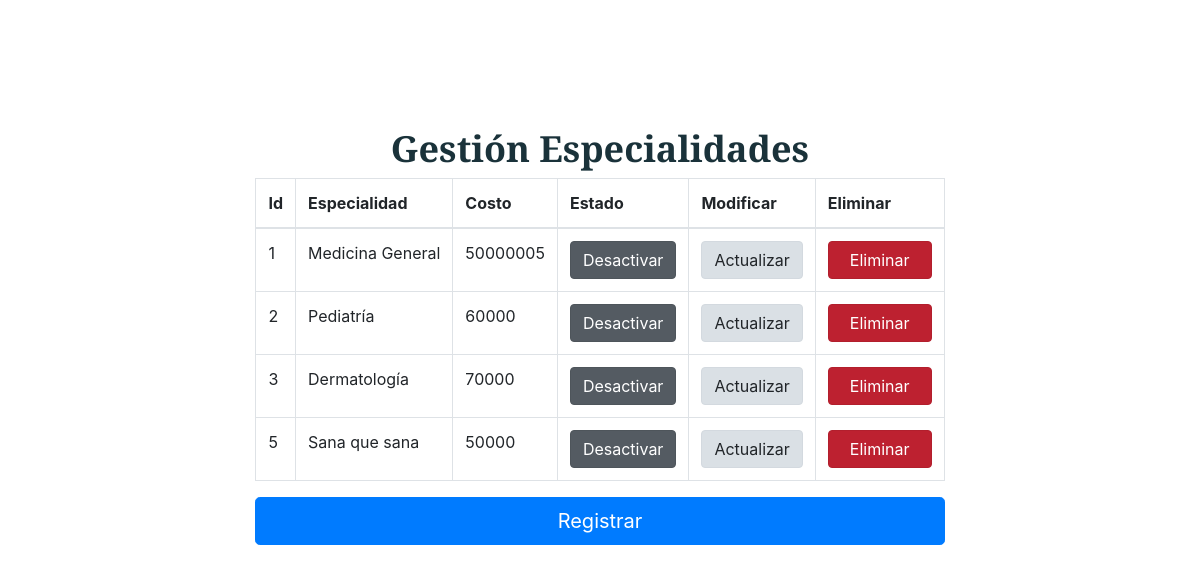
Page /index.php?c=Administrador&a=gestion_espec (signed in) on the committed database.
### tables this page shows
CREATE TABLE `especialidad` (
  `id_especialidad` tinyint(2) NOT NULL,
  `descrip_espec` varchar(30) NOT NULL,
  `costo_espec` int(6) NOT NULL,
  `estado_espec` tinyint(1) NOT NULL,
  `create_espec` datetime NOT NULL DEFAULT current_timestamp()
);

### controllers/Administrador.php (called while the page is built, shortened)
<?php
	class AdministradorController {
		public function __construct(){
			require_once "models/AdministradorModel.php";
		}
		public function gestion_espec(){
			$especialidad = new Administrador_model();
			$data["especialidad"] = $especialidad->get_especialidad();
			require_once "views/administrador/gestion_espec/gestion_espec.php";
		}
	}
?>

### config/database.php (called while the page is built)
<?php
	class Conectar {
		public static function conexion(){
			$conexion = mysqli_connect("localhost", "root", "", "clinica_health_home");
			return $conexion;
		}
	}
?>

### models/AdministradorModel.php (called while the page is built, shortened)
<?php
	class Administrador_model {
		private $db;
		private $especialidad;
		public function __construct(){
			$this->db = Conectar::conexion();
			$this->especialidad = array();
		}
		public function get_especialidad()
		{
			$sql = "SELECT * FROM especialidad";
			$resultado = $this->db->query($sql);
			while($row = $resultado->fetch_assoc())
			{
				$this->especialidad[] = $row;
			}
			return $this->especialidad;
		}
	}
?>

### views/administrador/gestion_espec/gestion_espec.php (the view, shortened to what this page needs)
<!DOCTYPE html>
<html lang="en">
<head>
    <link rel="stylesheet" href="assets/css/estilos.css">
    <link rel="stylesheet" href="https://stackpath.bootstrapcdn.com/bootstrap/4.4.1/css/bootstrap.min.css">
    <link rel="stylesheet" type="text/css" href="https://cdn.datatables.net/v/bs4/dt-1.10.20/datatables.min.css"/>
    <link rel="stylesheet" type="text/css" href="https://cdn.datatables.net/responsive/2.2.3/css/responsive.dataTables.min.css">
</head>
<body>
    <main>
        <div class="container__cover">
            <div class="cover">
                <div class="caja3">
                    <h1>Gestión Especialidades</h1>
                    <div class="row">
                        <div class="col-lg-12">
                            <table id="example" class="table table-bordered  display nowrap" cellspacing="0" width="100%">
                                <thead>
                                    <tr>
                                        <th>Id</th>
                                        <th>Especialidad</th>
                                        <th>Costo</th>
                                        <th>Estado</th>
                                        <th>Modificar</th>
                                        <th>Eliminar</th>
                                    </tr>
                                </thead>
                                <tbody>
                                    <?php foreach ($data["especialidad"] as $dato) {
                                      if($dato["estado_espec"]==1){
                                        $url="index.php?c=Administrador&a=cambio_estado_1_espec&id=";
                                        $boton="class='btn btn-secondary active' role='button' aria-pressed='true'>Desactivar</a>";
                                      }else{
                                        $estado="Inactivo";
                                        $url="index.php?c=Administrador&a=cambio_estado_2_espec&id=";
                                        $boton="class='btn btn-success active' role='button' aria-pressed='true'>&nbsp&nbsp&nbspActivar&nbsp&nbsp&nbsp</a>";
                                      }
                                      echo "<tr>";
                                      echo "<td>".$dato["id_especialidad"]."</td>";
                                      echo "<td>".$dato["descrip_espec"]."</td>";
                                      echo "<td>".$dato["costo_espec"]."</td>";
                                      echo "<td><a href='"."$url".$dato["id_especialidad"]."' ".$boton."</td>";
                                      echo "<td><a href='index.php?c=Administrador&a=actualizar_espec&id=".$dato["id_especialidad"]."' class='btn btn-light active' role='button' aria-pressed='true'>Actualizar</a></td>";
                                      echo "<td><a onclick='eliminar_espec(".$dato["id_especialidad"].")'  class='btn btn-danger active ' role='button' aria-pressed='true'>&nbsp&nbspEliminar&nbsp&nbsp</a>
                                      </td>";
                                      echo "</tr>";
                                    }
                                    ?>
                                </tbody>
                            </table>
                        </div>
                    </div>
                    <a href="index.php?c=Administrador&a=nuevo_espec" class="btn btn-primary btn-lg btn-block" role="button" aria-pressed="true">Registrar</a>
                </div>
            </div>
        </div>
    </main>
</body>
</html>

### index.php (shortened to what this page needs)
<?php
	require_once "config/database.php";
    require_once "core/routes.php";
		if(isset($_GET['c'])){
			$controlador = cargarControlador($_GET['c']);
			if(isset($_GET['a'])){
				if(isset($_GET['id'])){
					cargarAccion($controlador, $_GET['a'], $_GET['id']);
					} else {
					cargarAccion($controlador, $_GET['a']);
				}
				} else {
				cargarAccion($controlador, ACCION_PRINCIPAL);
				}
			}else{
				$controlador = cargarControlador(CONTROLADOR_PRINCIPAL);
				$accionTmp = ACCION_PRINCIPAL;
				$controlador->$accionTmp();
			}
?>

### core/routes.php (shortened to what this page needs)
<?php
	function cargarAccion($controller, $accion, $id = null){
		if(isset($accion) && method_exists($controller, $accion)){
			if($id == null ){
				$controller->$accion();
				} else {
				$controller->$accion($id);
			}
			} else {
			$controller->ACCION_PRINCIPAL();
		}
	}
?>

### assets/css/estilos.css (style rules this page uses)
* { margin: 0; padding: 0; box-sizing: border-box; }
html { height: 100%; }
body { font-family: 'Montserrat', sans-serif; min-height: 100%; }
.container__cover { width: 100%; background-image: white; background-position: right; background-repeat: no-repeat; padding: 21px; }
.cover { max-width: 1200px; height: 100%; margin: auto; display: flex; align-items: center; justify-content: space-between; }
.row { --bs-gutter-x: 1.5rem; --bs-gutter-y: 0; display: flex; flex-wrap: wrap; margin-top: calc(-1 * var(--bs-gutter-y)); margin-right: calc(-0.5 * var(--bs-gutter-x)); margin-left: calc(-0.5 * var(--bs-gutter-x)); flex-direction: row; align-content: stretch; justify-content: center; }
.container__cover .caja3 { max-width: 100%; justify-content: center; margin-left: auto; margin-right: auto; align-content: center; align-items: center; margin-top: 106px; }
.container__cover .caja3 h1 { font-family: 'Merriweather Sans', sans-serif; font-size: 36px; font-weight: 600; text-align: center; color: #1A323A; margin-left: auto; margin-right: auto; }
@media screen and (max-width: 1700px) { .container__cover { background-position: 50%; } }
@media screen and (max-width:1200px) { .container__cover { background-position: -100px; } }
table thead { background-color: linear-gradient(62deg, rgba(1, 75, 160, 1) 29%, rgba(0, 105, 192, 1) 46%, rgba(30, 145, 237, 1) 64%, rgba(124, 183, 248, 1) 80%); }

### rows in the picture
especialidad: id_especialidad "1", descrip_espec "Medicina General", costo_espec "50000005", estado_espec "Desactivar"
especialidad: id_especialidad "2", descrip_espec "Pediatría", costo_espec "60000", estado_espec "Desactivar"
especialidad: id_especialidad "3", descrip_espec "Dermatología", costo_espec "70000", estado_espec "Desactivar"
especialidad: id_especialidad "5", descrip_espec "Sana que sana", costo_espec "50000", estado_espec "Desactivar"
